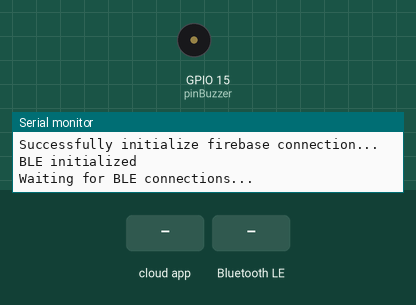
This sketch was run on a simulated ESP32. Parts: buzzer (waves = sounding, pin HIGH), the last lines printed to the serial monitor. The test bench sets the inputs (shaded band). WiFi joins after 1.5 s; servers stay silent unless stated; nothing arrives over Bluetooth unless stated; the Firebase database answers and starts empty; a phone connects over Bluetooth LE 3 s after start.

Above: at 2.7 s.
2.8 s: the phone or cloud app sets buzzer to ON
At 4.9 s:
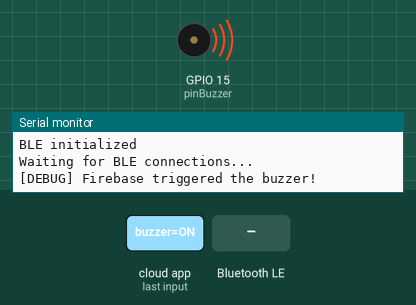
5.8 s: Bluetooth LE write "ON" received
9.8 s: Bluetooth LE write "1" received
Timing chart, 0 to 12.8 s (numbered marks = the images above; inputs shaded):
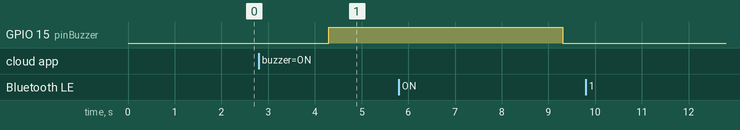

The sketch:

final-anti-theft.ino
```cpp
#include <ArduinoBLE.h>
#include "firebaseConfig.h"

BLEService myService("12345678-1234-1234-1234-123456789012");
BLEStringCharacteristic myCharacteristic("87654321-4321-4321-4321-210987654321", BLERead | BLEWrite, 20);

const int RSSI_THRESHOLD = -100;

static bool isDeviceFar = false;
static bool wasDisconnected = false;
static bool isBuzzerActive = false;
static bool wasConnected = false;

unsigned long prevTime = 0;
unsigned long lastCheckTime = 0;
unsigned long buzzerStartTime = 0;

#define pinBuzzer 15

void setup() {
  Serial.begin(115200);
  while (!Serial);
  pinMode(pinBuzzer, OUTPUT);
  initFirebase();

  if (!BLE.begin()) {
    Serial.println("Failed to initialize BLE!");
    while (1);
  }
  Serial.println("BLE initialized");

  BLE.setLocalName("ESP32_BLE_Device");
  BLE.setAdvertisedService(myService);

  myService.addCharacteristic(myCharacteristic);
  BLE.addService(myService);

  myCharacteristic.writeValue("Hello BLE!");
  BLE.advertise();

  Serial.println("Waiting for BLE connections...");
}

void loop() {
  BLEDevice central = BLE.central();

  if (millis() - lastCheckTime >= 2000) {
    lastCheckTime = millis();
    if (readEvents()) {
      Serial.println("[DEBUG] Firebase triggered the buzzer!");
      activateBuzzer();
    }
  }

  if (isBuzzerActive && millis() - buzzerStartTime >= 5000) {
    digitalWrite(pinBuzzer, LOW);
    isBuzzerActive = false;
  }

  if (central) {
    if (!wasConnected) {
      wasConnected = true;
      Serial.print("Connected to: ");
      Serial.println(central.address());
      sendEvents(true);
    }

    if (wasDisconnected) {
      wasDisconnected = false;
      Serial.println("Device reconnected within range.");
      sendEvents(true);
    }

    if (millis() - prevTime >= 1000) {
      prevTime = millis();
      int rssi = central.rssi();
      Serial.print("Current RSSI: ");
      Serial.println(rssi);

      if (rssi < RSSI_THRESHOLD) {
        Serial.println("Warning: Device is more than 4 meters away!");
        isDeviceFar = true;
        activateBuzzer();
        sendEvents(true);
        wasDisconnected = true;
      } else {
        isDeviceFar = false;
      }

      if (myCharacteristic.written()) {
        String value = myCharacteristic.value();
        Serial.print("Received: ");
        Serial.println(value);
        myCharacteristic.writeValue("Received: " + value);
      }
    }
  } else if (wasConnected) {
    wasConnected = false;
    wasDisconnected = true;
    Serial.println("Device disconnected!");
    sendEvents(false);
    activateBuzzer();
  }
}

void activateBuzzer() {
  digitalWrite(pinBuzzer, HIGH);
  delay(5000);
  digitalWrite(pinBuzzer, LOW);
  isBuzzerActive = true;
}
```

firebaseConfig.cpp
```cpp
#include "firebaseConfig.h"
#include <WiFi.h>
#include <WiFiUdp.h>
#include <FirebaseESP32.h>
#include <addons/TokenHelper.h>
#include <addons/RTDBHelper.h>
#include <Arduino.h>

#define WIFI_SSID "il2wrk_main"
#define WIFI_PASSWORD "il2wrk2025"
#define API_KEY "AIzaSyBjhAuT0ozWZRXIEYXg3x97f6vAHJaKU5c"
#define DATABASE_URL "https://ucb-smart-irrigation-default-rtdb.firebaseio.com/"
#define USER_EMAIL "test@gmail.com"
#define USER_PASSWORD "test123"

FirebaseData fbdo;
FirebaseAuth auth;
FirebaseConfig config;

void initFirebase() {
  Serial.printf("Firebase Client v%s\n\n", FIREBASE_CLIENT_VERSION);

  WiFi.begin(WIFI_SSID, WIFI_PASSWORD);
  if (WiFi.waitForConnectResult() != WL_CONNECTED) {
    Serial.println("WiFi connection failed!");
    while(1);
  }
  Serial.println("WiFi connection success!");
  config.api_key = API_KEY;
  auth.user.email = USER_EMAIL;
  auth.user.password = USER_PASSWORD;
  config.database_url = DATABASE_URL;
  config.token_status_callback = tokenStatusCallback;

  Firebase.reconnectWiFi(true);
  fbdo.setBSSLBufferSize(4096, 1024);
  Firebase.begin(&config, &auth);
  Firebase.setDoubleDigits(5);
  Serial.println("Successfully initialize firebase connection...");
}

void sendEvents(bool activate) {
  if (Firebase.ready()) {
    Serial.println("[DEBUG] Sending event to Firebase...");
    if (!Firebase.setBool(fbdo, "monitoring/connected", activate)) {
      Serial.println("Failed to send data to Firebase!");
    } else {
      Serial.println("Successfully sent event to Firebase!");
    }

  } else {
    Serial.println("Firebase not ready to send events!");
  }
}

bool readEvents() {
  // Non-blocking: Check Firebase every 2 seconds

  if (Firebase.ready()) {
    String value;
    bool success = Firebase.getString(fbdo, "monitoring/buzzer");
    if (success) {
      value = fbdo.stringData();
      if (value == "ON") {
        // Update Firebase to turn off the buzzer flag
        if (!Firebase.setString(fbdo, "monitoring/buzzer", "OFF")) {
          Serial.println("Failed to update Firebase to OFF state!");
        }
        return true;
      }
    } else {
      Serial.println("Failed to read data from Firebase!");
    }
  } else {
    Serial.println("Firebase not ready for reading events!");
  }
  return false;
}
```

firebaseConfig.h
```cpp
#ifndef __FIREBASECONFIG__H
#define __FIREBASECONFIG__H

void initFirebase();
void sendEvents(bool activate);
bool readEvents();

#endif
```

Measured:
- after the input at 2.8 s, GPIO 15 (pinBuzzer): LOW → HIGH after 1.5 s
